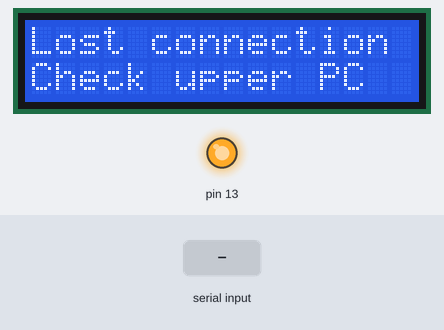
A sketch run on a simulated Arduino Uno, built with avr-gcc and run on an emulated ATmega328P. Shown: 16×2 character LCD, output pins drawn as LEDs (lit = HIGH). The inputs (shaded band) are chosen by the test bench.

Above: at 0.9 s.
1.0 s: "90,45,200\n" received over Serial
At 1.6 s:
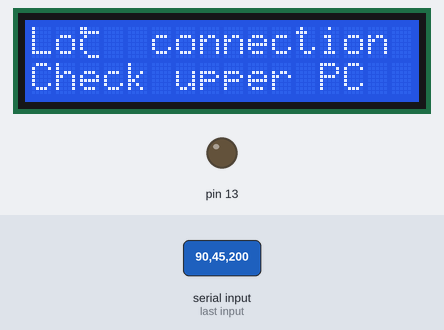
At 2.4 s:
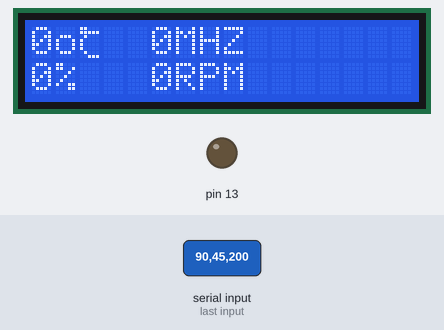
Timing chart, 0 to 4.0 s (numbered marks = the images above; inputs shaded):
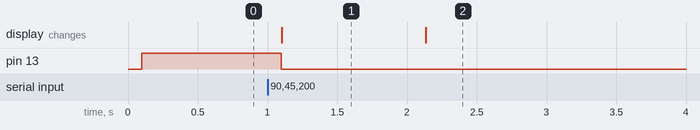

The sketch:

-3._________ABCD_.ino
```cpp
#include <Wire.h>
#include <LiquidCrystal_I2C.h>
String DA;
String TXT;
volatile int CT;
volatile int CF;
volatile int CU;
volatile int CFR;
volatile boolean PD;
LiquidCrystal_I2C mylcd(0x27,16,2);
byte lcd[]={0B11000,0B11111,0B01000,0B10000,0B10000,0B10000,0B01000,0B00111};
void serialEvent()
{
  SerialRead();
  LCDPrint();
}

void LCDPrint()
{
  mylcd.setCursor(0, 0);
  mylcd.print(CT);
  mylcd.setCursor(0, 1);
  mylcd.print(String(CU) + String("%   "));
  mylcd.setCursor(6-1, 1-1);
  mylcd.print(String(CF) + String("MHZ        "));
  mylcd.setCursor(6-1, 2-1);
  mylcd.print(String(CFR) + String("RPM        "));
  if (PD && String(CT).length() == 3)
  {
    PD = false;
    mylcd.setCursor((String(CT).length() + 1)-1, 1-1);
    mylcd.write(0);

  }
  else if (!PD && String(CT).length() == 2)
  {
    PD = true;
    mylcd.setCursor((String(CT).length() + 1)-1, 1-1);
    mylcd.write(0);
    mylcd.setCursor((String(CT).length() + 2)-1, 1-1);
    mylcd.print(' ');
  }
}

void SerialRead()
{
  DA = Serial.readString();
  Serial.flush();
  TXT = String(DA).substring((String(DA).indexOf(String("A")) + 2),(String(DA).indexOf(String("A")) + 5));
  TXT.trim();
  CT = String(TXT).toInt();
  TXT = String(DA).substring((String(DA).indexOf(String("B")) + 2),(String(DA).indexOf(String("B")) + 5));
  TXT.trim();
  CU = String(TXT).toInt();
  TXT = String(DA).substring((String(DA).indexOf(String("C")) + 2),(String(DA).indexOf(String("C")) + 6));
  TXT.trim();
  CF = String(TXT).toInt();
  TXT = String(DA).substring((String(DA).indexOf(String("D")) + 2),(String(DA).indexOf(String("D")) + 6));
  TXT.trim();
  CFR = String(TXT).toInt();
}

void setup()
{
  Serial.begin(9600);
  DA = ' ';
  TXT = ' ';
  CT = 0;
  CF = 0;
  CU = 0;
  CFR = 0;
  PD = true;
  mylcd.init();
  mylcd.backlight();
  pinMode(13, OUTPUT);
  mylcd.createChar(0, lcd);
  if (!Serial.available() > 0)
  {
    mylcd.setCursor(0, 0);
    mylcd.print("Lost connection");
    mylcd.setCursor(0, 1);
    mylcd.print("Check upper PC");
    digitalWrite(13,HIGH);
    while (!(Serial.available() > 0))
    {
      delay(100);
    }
    digitalWrite(13,LOW);

  }
  mylcd.setCursor(3-1, 1-1);
  mylcd.write(0);
  mylcd.setCursor(4-1, 1-1);
  mylcd.print(' ');
}

void loop()
{

}
//A：CPU温度；B:CPU占用；C:CPU频率；D:CPU风扇
  //E:GPU占用；F:GPU温度 G:GPU风扇；H:显存占用
  //I:硬盘吞吐量；J:网络吞吐量；K:CPU电压；L:内存占用
```

Measured:
- after the input at 1.0 s, pin 13: HIGH → LOW after 0.10 s; the display: changes after 0.10 s (image 1)
- what the display in image 1 shows lasts 1.0 s, from 1.1 s to 2.1 s
